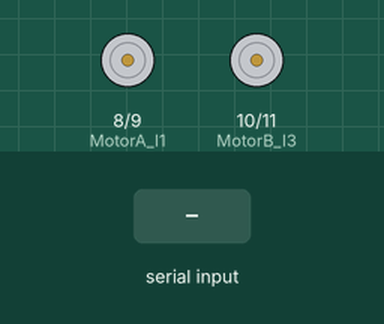
Bench run of a sketch on a simulated Arduino Uno, built with avr-gcc and run on an emulated ATmega328P. On the bench: motor-driver pin pairs drawn as motors (green arrow = first pin HIGH = forward, orange = second pin HIGH = backward, longer = more drive, scaled by the enable pin). The inputs (shaded band) are chosen by the test bench.

Above: at 1.2 s.
1.3 s: "S" received over Serial
At 1.8 s:
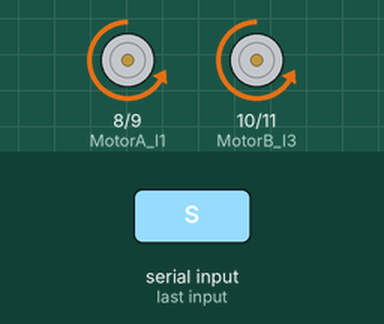
2.8 s: "O" received over Serial
At 4.0 s:
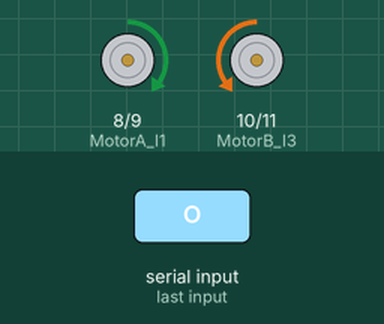
4.3 s: "F" received over Serial
At 5.3 s:
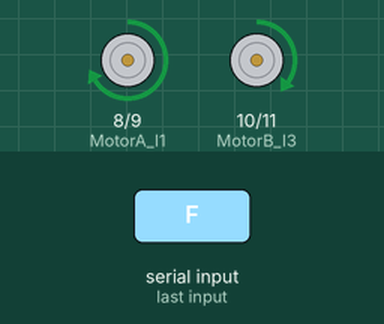
5.8 s: "T" received over Serial
At 6.4 s:
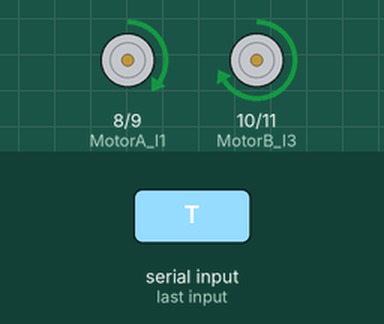
7.3 s: "E" received over Serial
At 8.5 s:
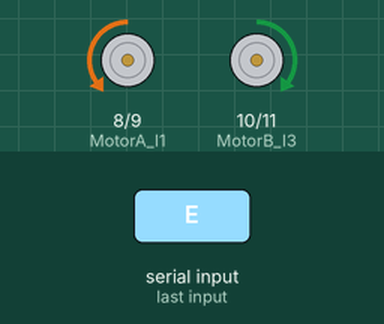
8.8 s: "N" received over Serial
At 9.9 s:
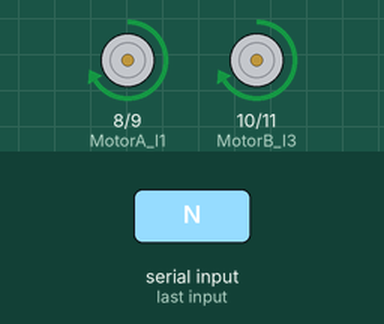
Timing chart, 0 to 11.3 s (numbered marks = the images above; inputs shaded):
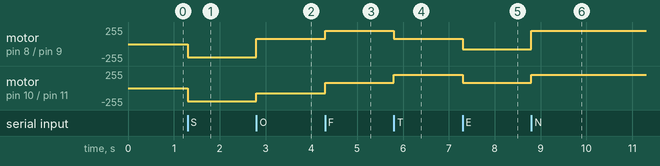

Measured:
- after the input at 1.3 s, motor on pin 8 (MotorA_I1) / pin 9 (MotorA_I2), motor on pin 10 (MotorB_I3) / pin 11 (MotorB_I4): stopped → backward 200/255 at once
- after the input at 2.8 s, motor on pin 8 (MotorA_I1) / pin 9 (MotorA_I2): backward 200/255 → forward 80/255 at once; motor on pin 10 (MotorB_I3) / pin 11 (MotorB_I4): backward 200/255 → backward 80/255 at once
- after the input at 4.3 s, motor on pin 8 (MotorA_I1) / pin 9 (MotorA_I2): forward 80/255 → forward 200/255 at once; motor on pin 10 (MotorB_I3) / pin 11 (MotorB_I4): backward 80/255 → forward 80/255 at once
- after the input at 5.8 s, motor on pin 8 (MotorA_I1) / pin 9 (MotorA_I2): forward 200/255 → forward 80/255 at once; motor on pin 10 (MotorB_I3) / pin 11 (MotorB_I4): forward 80/255 → forward 200/255 at once
- after the input at 7.3 s, motor on pin 8 (MotorA_I1) / pin 9 (MotorA_I2): forward 80/255 → backward 80/255 at once; motor on pin 10 (MotorB_I3) / pin 11 (MotorB_I4): forward 200/255 → forward 80/255 at once
- after the input at 8.8 s, motor on pin 8 (MotorA_I1) / pin 9 (MotorA_I2): backward 80/255 → forward 200/255 at once; motor on pin 10 (MotorB_I3) / pin 11 (MotorB_I4): forward 80/255 → forward 200/255 at once

The sketch:

Bluetooth-03CarReformCode.ino
```cpp
// L298N 馬達驅動板不含數位邏輯閘(74HC00)，並以 MotorA 為車頭右邊輪以及 MotorB 為車頭左邊輪
// 作者：鄧崇林

#define MotorA_I1      8  //定義 I1 接腳
#define MotorA_I2      9  //定義 I2 接腳
#define MotorB_I3     10  //定義 I3 接腳
#define MotorB_I4     11  //定義 I4 接腳
#define MotorA_PWM     5  //定義 PWMA (PWM調速) 接腳
#define MotorB_PWM     6  //宣告 PWMB (PWM調速) 接腳
// 基本程式模組是以車頭為準，論左右前後方向
void RMotorForward() {
  digitalWrite(MotorA_I1, HIGH);  // 面向馬達（右）順時針轉動
  digitalWrite(MotorA_I2, LOW);
}
void RMotorBackward() {
  digitalWrite(MotorA_I1,LOW);    // 面向馬達（右）逆時針轉動
  digitalWrite(MotorA_I2,HIGH);

}
void LMotorForward() {
  digitalWrite(MotorB_I3, HIGH);   // 面向馬達（左）逆時針轉動
  digitalWrite(MotorB_I4, LOW);
}
void LMotorBackward() {
  digitalWrite(MotorB_I3,LOW);     // 面向馬達（左）順時針轉動
  digitalWrite(MotorB_I4,HIGH);
}
void RMotorStop() {
  digitalWrite(MotorA_I1,HIGH);   //馬達（右）停止轉動
  digitalWrite(MotorA_I2,HIGH);
}
void LMotorStop() {
  digitalWrite(MotorB_I3,HIGH);   //馬達（左）停止轉動
  digitalWrite(MotorB_I4,HIGH);
}
// 設定直流馬達轉速
void RMotorSpeed(int  v) {
  analogWrite(MotorA_PWM, v);    //設定馬達 (右) 轉速
}
void LMotorSpeed(int  v) {
  analogWrite(MotorB_PWM, v);    //設定馬達 (左) 轉速
}
//  集成程式模組是以車手為準，論左右前後駕駛方向
void advance(int a)    // 前進
{
  RMotorForward(),  RMotorSpeed(200);
  LMotorForward(),  LMotorSpeed(200);
  delay(a * 100);
}

void back(int a)    //後退
{
  RMotorBackward(),  RMotorSpeed(200);
  LMotorBackward(),  LMotorSpeed(200);
  delay(a * 100);
}

void turnR(int a)    // 右前彎
{
  RMotorForward(),  RMotorSpeed(80);
  LMotorForward(),  LMotorSpeed(200);
  delay(a * 100);
}

void roundR(int a)    // 原地右旋轉
{
  RMotorBackward(),  RMotorSpeed(80);
  LMotorForward(),   LMotorSpeed(80);
  delay(a * 100);
}

void turnL(int a)    // 左前彎
{
  RMotorForward(),  RMotorSpeed(200);
  LMotorForward(),  LMotorSpeed(80);
  delay(a * 100);
}

void roundL(int a)    //原地左旋轉
{
  RMotorForward(),  RMotorSpeed(80);
  LMotorBackward(), LMotorSpeed(80);
  delay(a * 100);
}

void stopRL(int a)  //停車
{
  RMotorStop();
  LMotorStop();
  delay(a * 100);
}
//
void setup()
{
  Serial.begin(38400); // 事先已經將HC-06藍牙模組由出廠的9600鮑率改為38400，請務必確認
  pinMode(MotorA_I1,OUTPUT);
  pinMode(MotorA_I2,OUTPUT);
  pinMode(MotorB_I3,OUTPUT);
  pinMode(MotorB_I4,OUTPUT);
  pinMode(MotorA_PWM,OUTPUT);
  pinMode(MotorB_PWM,OUTPUT);
}

void loop()
{
  if (Serial.available()) {
    int cmd = Serial.read();  // 讀取藍芽訊號並於下方進行判斷
    switch(cmd) { // 執行藍芽對應指令
      case 'S':  // 倒車
        back(5);
        break;

      case 'O':  // 原地左旋轉
        roundL(5);
        break;

      case 'F':  // 左前彎
        turnL(5);
        break;

      case 'T':  // 右前彎
        turnR(5);
        break;

      case 'E':  // 原地右旋轉
        roundR(5);
        break;

      case 'N':  // 前進
        advance(5);
        break;

      case 'G':  // 停止
        stopRL(5);
        break;
    }
  }
} //Loop End
```
